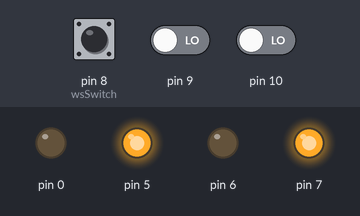
Recording of a sketch running on a simulated Arduino Uno, built with avr-gcc and run on an emulated ATmega328P. On the bench: output pins drawn as LEDs (lit = HIGH). The test bench sets the inputs (shaded band); at power-on: pin 8 (wsSwitch) LOW, pin 9 LOW, pin 10 LOW.

Above: at 0.1 s.
Timing chart, 0 to 1.6 s (numbered marks = the images above):
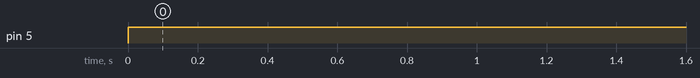

The sketch:

WateringSystem.ino
```cpp
// (licence header left out)
#include "WaterPump.h"
#include "WaterLevelSensor.h"
#include "HumiditySensor.h"

// Init of variables
byte wsSwitch = 8;
bool isMW = false;
bool requireMW;

void setup() {
  pinMode(wsSwitch, INPUT);
}


// Init of classes

/*
 * WaterPump class enables turning water pump on and off.
 * Pin 7 is relay and pin 6 is status led
*/
WaterPump wp(7, 6);

/*
 * WaterLevelSensor for detecting availability of water
 * Pin 9 is sensor pin and pin 5 is water level status LED
 */
WaterLevelSensor wls(9, 10, 5);

/*
 * HumiditySensor for detectng humidity level of the soil
 * Not implemented yet.
 */
HumiditySensor hs(0, 0, 0);

void loop() {

  bool water = wls.containsWater();

  // Check if manual watering switch is on
  int val = digitalRead(wsSwitch);
  if (val == 1) {
    requireMW = true;
  } else {
    requireMW = false;
  }

  if (water) {

    /*
     *  First we check if manual watering is required
     *  If not, we continue with normal procedure, else we start watering
     */
    if (requireMW && !wp.isRunning()) {
      wp.on();
      isMW = true;
    } else if (!requireMW && isMW) {
      wp.off();
      isMW = false;
    } else if (!isMW) {
      /*
       * When there is no manual watering ongoing
       * TODO: This part of code has to be finished when humidity sensor is implemented
       */
      if (hs.isDry() && !wp.isRunning()) {
        wp.on();
      } else if (hs.isHumid() && wp.isRunning()) {
        wp.off();
      }
    }
  } else {
    // We check if pump is running and turn it off.
    if (wp.isRunning()) {
      wp.off();
    }
    if (isMW) {
      isMW = false;
    }

    // In case there is no water we wait
    delay(60000);
  }
}
```

HumiditySensor.cpp
```cpp
// (licence header left out)
#include "Arduino.h"
#include "HumiditySensor.h"

HumiditySensor::HumiditySensor(byte sPin, byte vPin, byte lPin) {
  sensorPin = sPin;
  vccPin = vPin;
  pinMode(vccPin, OUTPUT);
  digitalWrite(vccPin, LOW);
  ledPin = lPin;
  pinMode(ledPin, OUTPUT);
  digitalWrite(ledPin, LOW);
}


bool HumiditySensor::isDry() {


  return false;
}

bool HumiditySensor::isHumid() {
  return true;
}

int HumiditySensor::readValue() {
  digitalWrite(vccPin, HIGH);
  delay(1000);
  int value = analogRead(sensorPin);
  digitalWrite(vccPin, LOW);
  return value;
}
```

HumiditySensor.h
```cpp
// (licence header left out)
#ifndef HumiditySensor_h
#define HumiditySensor_h

#include "Arduino.h"

class HumiditySensor {
  public:
    HumiditySensor(byte sPin, byte vPin, byte lPin);
    bool isDry();
    bool isHumid();

  private:
    byte sensorPin;
    byte vccPin;
    byte ledPin;
    int readValue();
};


#endif
```

WaterLevelSensor.cpp
```cpp
// (licence header left out)
#include "Arduino.h"
#include "WaterLevelSensor.h"

WaterLevelSensor::WaterLevelSensor(byte slPin, byte shPin, byte lPin) {
  sensorLowPin = slPin;
  sensorHighPin = shPin;

  pinMode(sensorLowPin, INPUT);
  pinMode(sensorHighPin, INPUT);

  ledPin = lPin;
  pinMode(ledPin, OUTPUT);
  digitalWrite(ledPin, LOW);
}

bool WaterLevelSensor::containsWater() {
  int valLow = digitalRead(sensorLowPin);
  int valHigh = digitalRead(sensorHighPin);

  if (valLow == 0) {
    digitalWrite(ledPin, HIGH);
    return false;
  } else if (valLow == 1 || valHigh == 1) {
    digitalWrite(ledPin, LOW);
    return true;
  }
}
```

WaterLevelSensor.h
```cpp
// (licence header left out)
#ifndef WaterLevelSensor_h
#define WaterLevelSensor_h

#include "Arduino.h"

class WaterLevelSensor {
  public:
  /*
   * Class takes two input parameters.
   * slPin - input pin for detecting of low level of water in the tank
   * shPin - input pin for detecting of high level of water in the tank
   * lPin - output pin for low level status LED
   */
    WaterLevelSensor(byte slPin, byte shPin, byte lPin);
    bool containsWater();
  private:
    byte ledPin;
    byte sensorLowPin;
    byte sensorHighPin;
};

#endif
```

WaterPump.cpp
```cpp
// (licence header left out)
#include "Arduino.h"
#include "WaterPump.h"

bool running;

WaterPump::WaterPump(byte rPin, byte lPin) {
  relayPin = rPin;
  pinMode(relayPin, OUTPUT);
  digitalWrite(relayPin, HIGH);

  ledPin = lPin;
  pinMode(ledPin, OUTPUT);
  digitalWrite(ledPin, LOW);

  running = false;
}

void WaterPump::on() {
  digitalWrite(relayPin, LOW);
  digitalWrite(ledPin, HIGH);
  running = true;
}

void WaterPump::off() {
  digitalWrite(relayPin, HIGH);
  digitalWrite(ledPin, LOW);
  running = false;
}

bool WaterPump::isRunning() {
  return running;
}
```

WaterPump.h
```cpp
// (licence header left out)
#ifndef WaterPump_h
#define WaterPump_h

#include "Arduino.h"

class WaterPump {
  public:
  /*
   * Class with the code to manage the watering pump part of the system.
   * It is intended to start and stop the water pump when needed. At the
   * time it turns a LED on of off depending on the status of the pump.
   * Class takes two input paramteres.
   * rPin - output pin to which the relay is connected
   * lPin - output pin to which the status LED is connected
   */
    WaterPump(byte rPin, byte lPin);
    void on();
    void off();
    /*
     * Returns true if watering is already running else false.
     */
    bool isRunning();

  private:
    int relayPin;
    int ledPin;
};


#endif
```

Measured:
- by itself, pin 5: LOW → HIGH at 0.00 s
